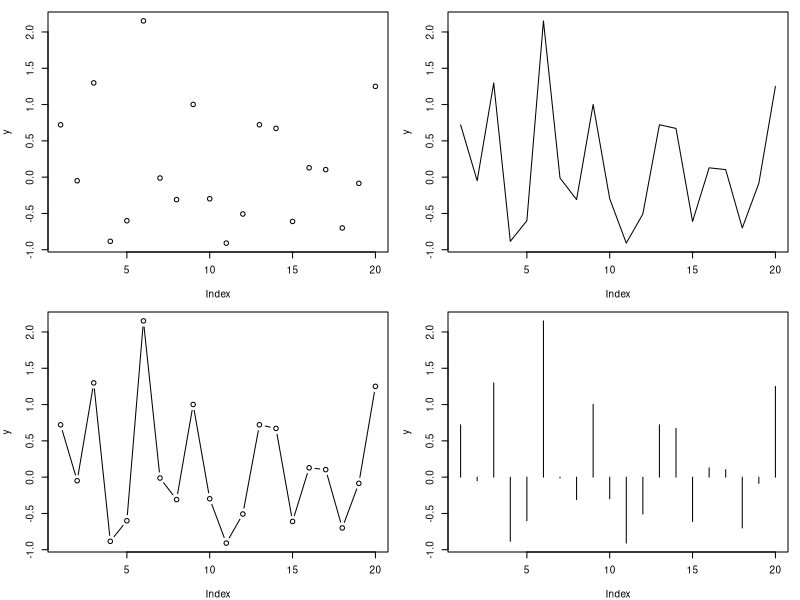

This chart was generated by the following R code:
png("Figure1_Base_R_Plots.png", width = 900, height = 700)
#Examples of 4 graphs
par(mfrow=c(2, 2), cex=0.6, mar=c(4, 4, 1, 1))
y <- rnorm(20)
plot(y, type="p")
plot(y, type="l")
plot(y, type="b")
plot(y, type="h")

dev.off()
